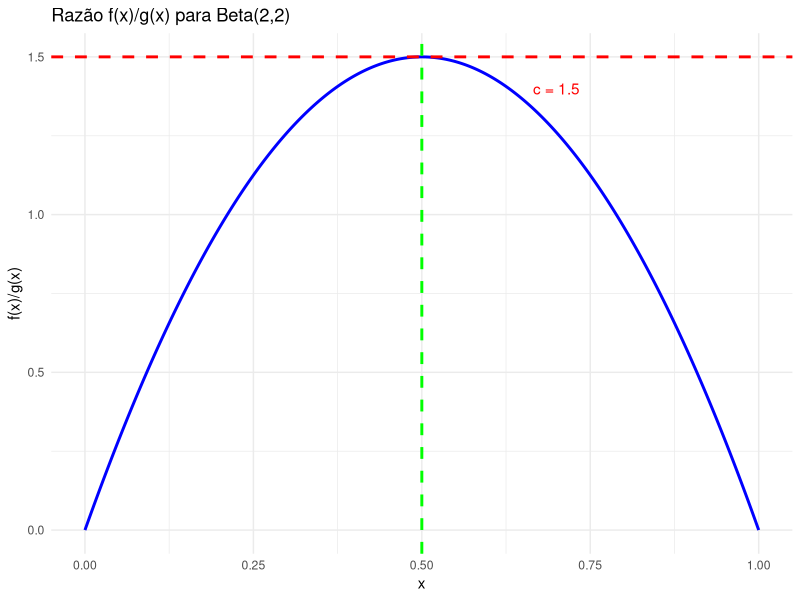
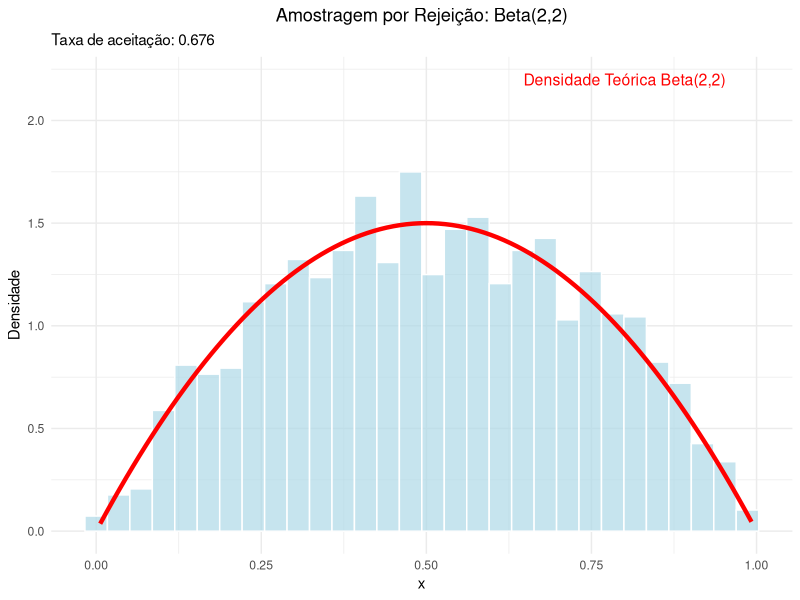
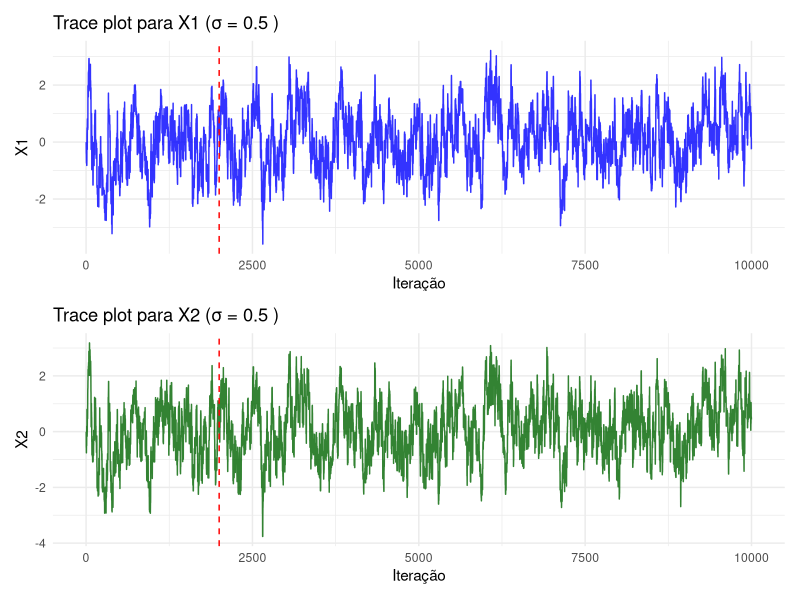
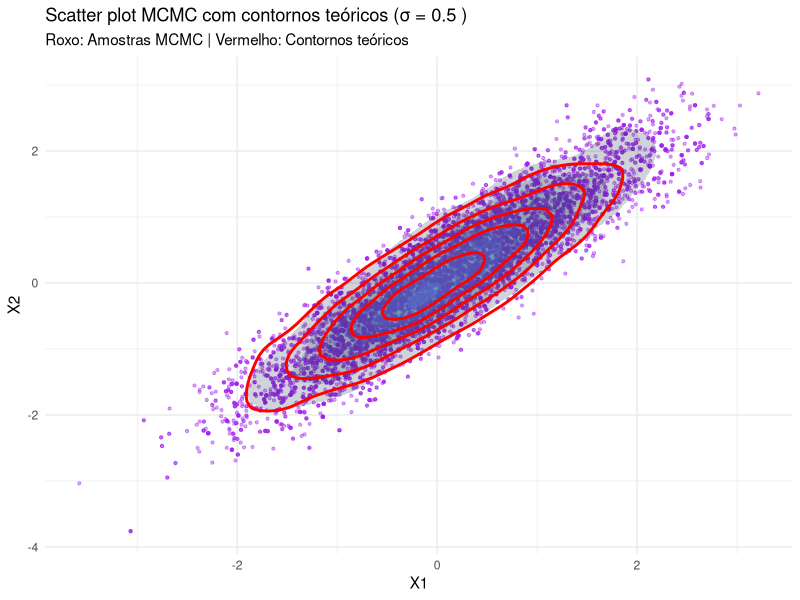
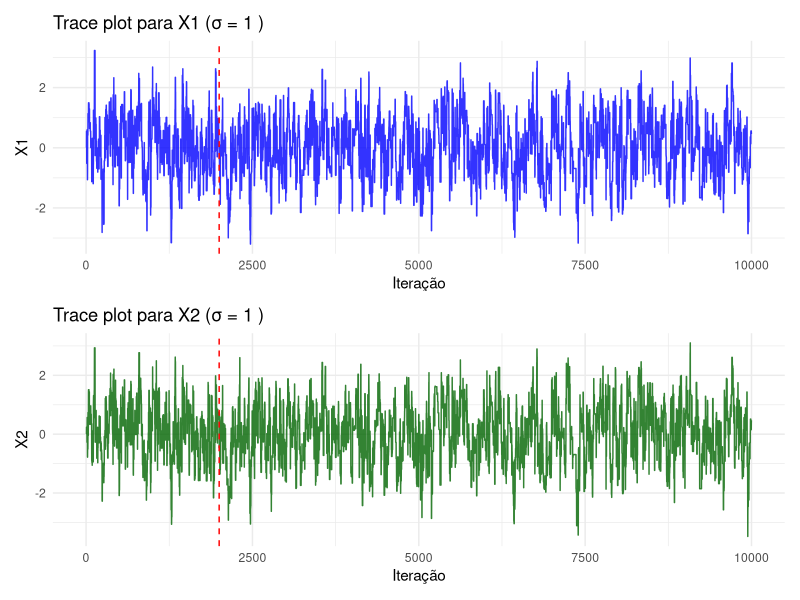
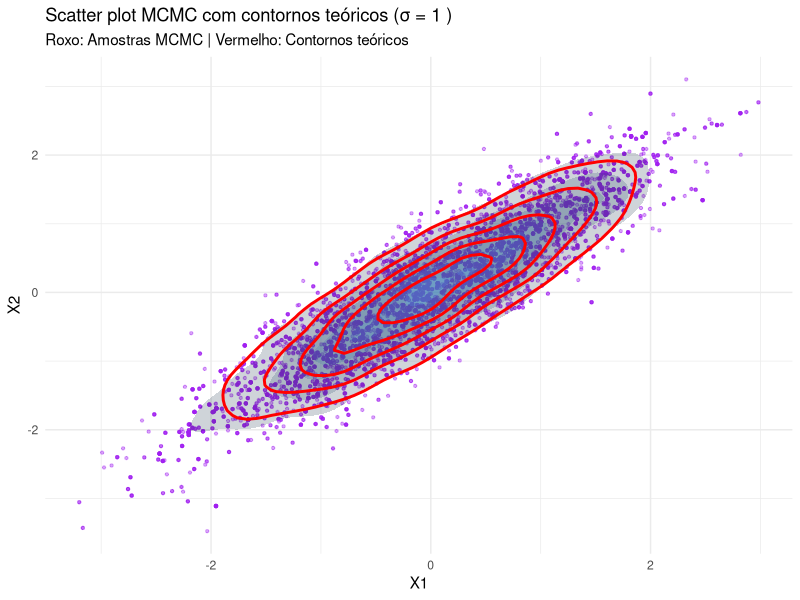
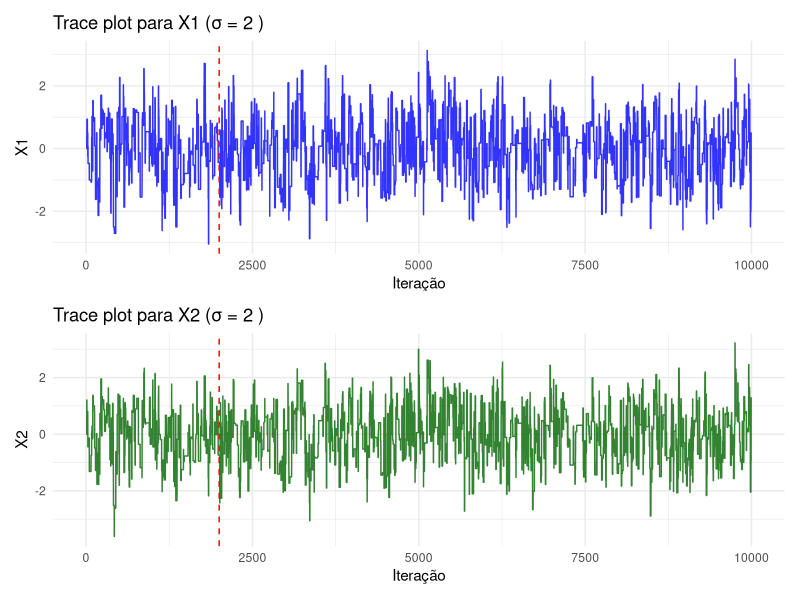
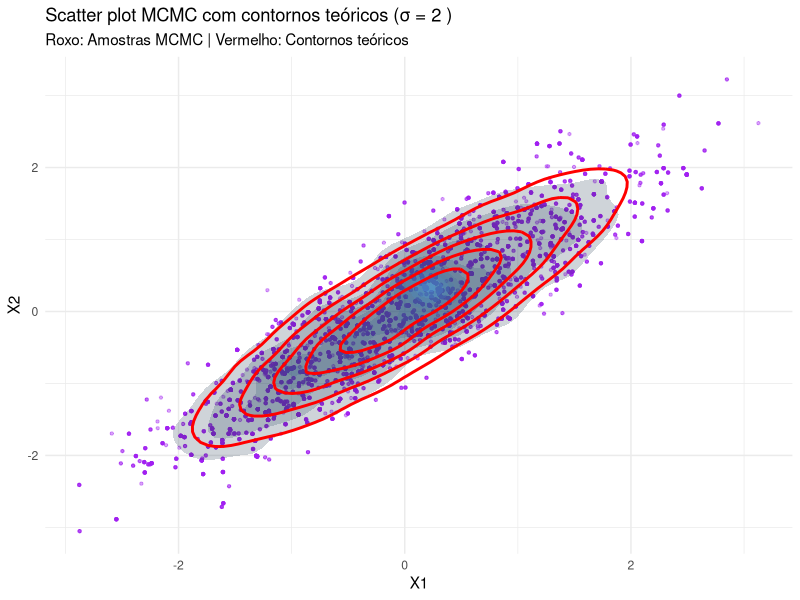

Generate these figures, in order, with R:
## ---- chunk 1
# Carregue todos os pacotes que você usará aqui
library(tidyverse)
library(mvtnorm) # Pode ser útil para o Problema 3
library(gridExtra) # Para arranjar múltiplos gráficos
library(patchwork) # Para melhor organização dos gráficos

# Configurações globais
knitr::opts_chunk$set(
  echo = TRUE,
  warning = FALSE,
  message = FALSE,
  fig.width = 8,
  fig.height = 6
)
## ---- chunk 2
# Defina a função a ser integrada
f <- function(x) {
  exp(-x) / (1 + x^2)
}

m <- 10000 # Número de amostras
set.seed(123)

# Gere as amostras e calcule a estimativa
x <- runif(m)
fx <- f(x)
mc_estimate <- mean(fx)
mc_var <- var(fx) / m
mc_se <- sqrt(mc_var)

# Reporte a estimativa e a variância empírica
cat("Monte Carlo Padrão:\n")
cat("Estimativa da integral:", round(mc_estimate, 6), "\n")
cat("Variância empírica:", round(mc_var, 8), "\n")
cat("Erro padrão:", round(mc_se, 6), "\n")
## ---- chunk 3
# Use m/2 amostras para criar m pontos de avaliação
set.seed(123)

m2 <- m / 2
u <- runif(m2)

# Gere as amostras e calcule a estimativa antitética
amostra_antitetica <- (f(u) + f(1 - u)) / 2
estimativa_antitetica <- mean(amostra_antitetica)
variancia_antitetica <- var(amostra_antitetica) / m2
antitetica_se <- sqrt(variancia_antitetica)

# Reporte a estimativa e a variância empírica
cat("Variáveis Antitéticas:\n")
cat("Estimativa da integral:", round(estimativa_antitetica, 6), "\n")
cat("Variância empírica:", round(variancia_antitetica, 8), "\n")
cat("Erro padrão:", round(antitetica_se, 6), "\n")
## ---- chunk 4
# Criar tabela de comparação
results <- data.frame(
  Método = c("Monte Carlo Padrão", "Variáveis Antitéticas"),
  Estimativa = c(mc_estimate, estimativa_antitetica),
  `Erro Padrão` = c(mc_se, antitetica_se),
  Variância = c(mc_var, variancia_antitetica)
)

# Calcular redução percentual na variância e erro padrão
reducao_variancia <- (mc_var - variancia_antitetica) / mc_var * 100
reducao_erro_padrao <- (mc_se - antitetica_se) / mc_se * 100

print(results)
cat("\nRedução na variância com variáveis antitéticas:", round(reducao_variancia, 2), "%\n")
cat("Redução no erro padrão com variáveis antitéticas:", round(reducao_erro_padrao, 2), "%\n")

# Valor teórico para comparação (calculado numericamente)
valor_teorico <- integrate(f, 0, 1)$value
cat("Valor teórico da integral:", round(valor_teorico, 6), "\n")
## ---- chunk 5
# A distribuição alvo é f(x) = dbeta(x, 2, 2)
# A distribuição envelope é g(x) = dunif(x, 0, 1) = 1
# Encontre o valor máximo da razão f(x)/g(x) no intervalo [0, 1].

# Definindo as distribuições
f <- function(x) dbeta(x, 2, 2)  # Para Beta(2,2), f(x) = 6x(1-x)
g <- function(x) dunif(x, 0, 1)  # g(x) = 1

# Método analítico: o máximo ocorre em x = 0.5 (derivada igual a zero)
# f'(x) = 6(1-2x) = 0 => x = 0.5
x_max <- 0.5
f_max <- dbeta(x_max, 2, 2)
c_value <- f_max / 1  # g(x) = 1

# Verificação numérica
grid <- seq(0, 1, length.out = 10001)
divisao <- f(grid) / g(grid)
c_numerical <- max(divisao)

cat("Método analítico - C =", round(c_value, 4), "\n")
cat("Verificação numérica - C =", round(c_numerical, 4), "\n")
cat("Densidade Beta(2,2) em x = 0.5:", round(f_max, 4), "\n")

# Verificação gráfica
x_seq <- seq(0, 1, length.out = 1000)
ratio <- dbeta(x_seq, 2, 2) / 1

ggplot(data.frame(x = x_seq, ratio = ratio), aes(x = x, y = ratio)) +
  geom_line(color = "blue", linewidth = 1) +
  geom_hline(yintercept = c_value, color = "red", linetype = "dashed", linewidth = 1) +
  geom_vline(xintercept = x_max, color = "green", linetype = "dashed", linewidth = 1) +
  labs(title = "Razão f(x)/g(x) para Beta(2,2)",
       x = "x", y = "f(x)/g(x)") +
  annotate("text", x = 0.7, y = 1.4, label = paste("c =", round(c_value, 2)), color = "red") +
  theme_minimal()
## ---- chunk 6
# Escreva uma função que implementa o algoritmo de amostragem por rejeição.
# A função deve aceitar n (o número de amostras a gerar) e c como argumentos.
rejection_sampler_beta <- function(n, c) {
  # Definindo as distribuições
  f <- function(x) dbeta(x, 2, 2)
  g <- function(x) dunif(x, 0, 1) 

  amostras_aceitas <- numeric(n)
  total_propostas <- 0
  aceitas <- 0
  
  # Loop até obter n amostras aceitas
  while(aceitas < n) {
    # Gerar proposta da distribuição envelope (uniforme)
    y <- runif(1, 0, 1) 
    u <- runif(1, 0, 1)
    
    # Teste de aceitação: aceitar se u < f(y)/(c*g(y))
    if (u < f(y) / (c * g(y))) {
      aceitas <- aceitas + 1
      amostras_aceitas[aceitas] <- y
    }
    
    total_propostas <- total_propostas + 1
  }
  
  # Calcular taxa de aceitação
  taxa_aceitacao <- aceitas / total_propostas
  
  # Retornar lista com amostras e informações do processo
  return(list(
    amostras = amostras_aceitas,
    taxa_aceitacao = taxa_aceitacao,
    total_propostas = total_propostas
  ))
}

# Gere 2000 amostras usando a função
set.seed(123)
resultado_beta <- rejection_sampler_beta(2000, c_value)
amostras_beta <- resultado_beta$amostras

cat("Taxa de aceitação observada:", round(resultado_beta$taxa_aceitacao, 4), "\n")
cat("Taxa de aceitação teórica:", round(1/c_value, 4), "\n")
cat("Total de propostas:", resultado_beta$total_propostas, "\n")
## ---- chunk 7
# Criar histograma das amostras geradas com densidade teórica sobreposta
df_beta <- data.frame(amostra = amostras_beta)

# Criar o gráfico
p_histogram <- ggplot(df_beta, aes(x = amostra)) +
  geom_histogram(aes(y = after_stat(density)), bins = 30, 
                 fill = "lightblue", color = "white", alpha = 0.7) +
  stat_function(fun = function(x) dbeta(x, 2, 2), 
                color = "red", linewidth = 1.5) +
  labs(title = "Amostragem por Rejeição: Beta(2,2)",
       subtitle = paste("Taxa de aceitação:", round(resultado_beta$taxa_aceitacao, 3)),
       x = "x", y = "Densidade") +
  theme_minimal() +
  theme(plot.title = element_text(hjust = 0.5)) +
  annotate("text", x = 0.8, y = 2.2, 
           label = "Densidade Teórica Beta(2,2)", 
           color = "red", size = 4)

print(p_histogram)

# Teste Kolmogorov-Smirnov para verificar a distribuição
ks_test <- ks.test(amostras_beta, pbeta, 2, 2)
cat("Teste KS p-valor:", round(ks_test$p.value, 4), "\n")

# Estatísticas descritivas
cat("Estatísticas das amostras:\n")
cat("Média empírica:", round(mean(amostras_beta), 4), "(teórica: 0.5)\n")
cat("Variância empírica:", round(var(amostras_beta), 4), "(teórica:", round(2*2/((2+2)^2*(2+2+1)), 4), ")\n")
## ---- chunk 8
# Definir a densidade alvo
mu <- c(0, 0)
Sigma <- matrix(c(1, 0.9, 0.9, 1), nrow = 2)

log_alvo <- function(x) {
  mvtnorm::dmvnorm(x, mean = mu, sigma = Sigma, log = TRUE)
}

# Implementar a função do amostrador de Metropolis-Hastings
metropolis_bvn <- function(n_iter, sigma_prop) {
  # Inicializar a cadeia
  cadeia_mk <- matrix(0, nrow = n_iter, ncol = 2)
  estado_atual <- c(0, 0)  # Ponto inicial (0, 0)
  cadeia_mk[1, ] <- estado_atual
  
  # Contador de aceitações
  n_aceito <- 0
  
  # Loop pelas iterações
  for (i in 2:n_iter) {
    # Propor um novo ponto (Normal bivariada independente)
    proposta <- rnorm(2, mean = estado_atual, sd = sigma_prop)
    proposta <- as.vector(proposta)
    
    # Calcular a razão de aceitação
    log_r <- log_alvo(proposta) - log_alvo(estado_atual)
    r <- exp(log_r)
    
    # Aceitar o ponto proposto com probabilidade min(1, r)
    if (runif(1) < min(1, r)) {
      estado_atual <- proposta
      n_aceito <- n_aceito + 1
    }
    # Caso contrário, permanece no estado atual
    
    # Armazenar o ponto na cadeia
    cadeia_mk[i, ] <- estado_atual
  }
  
  # Calcular taxa de aceitação
  tx_aceita <- n_aceito / (n_iter - 1)
  
  # Retornar resultados
  return(list(
    cadeia_mk = cadeia_mk,
    tx_aceita = tx_aceita,
    n_aceito = n_aceito,
    n_iter = n_iter
  ))
}

# Executar o amostrador com diferentes valores de sigma_prop
set.seed(123)

# Teste com sigma_prop = 1.0
resultado_mcmc_1 <- metropolis_bvn(n_iter = 10000, sigma_prop = 1.0)

# Teste com sigma_prop = 0.5
resultado_mcmc_05 <- metropolis_bvn(n_iter = 10000, sigma_prop = 0.5)

# Teste com sigma_prop = 2.0
resultado_mcmc_2 <- metropolis_bvn(n_iter = 10000, sigma_prop = 2.0)

cat("Taxas de aceitação para diferentes sigma_prop:\n")
cat("sigma = 0.5:", round(resultado_mcmc_05$tx_aceita, 4), "\n")
cat("sigma = 1.0:", round(resultado_mcmc_1$tx_aceita, 4), "\n")
cat("sigma = 2.0:", round(resultado_mcmc_2$tx_aceita, 4), "\n")
## ---- chunk 9
# Função para analisar e plotar resultados de uma simulação Metropolis-Hastings
analisar_mcmc_completo <- function(resultado_mcmc, sigma_valor, burn_in = 2000, thin = 50) {
  
  cadeia <- resultado_mcmc$cadeia_mk
  n_iter <- resultado_mcmc$n_iter
  tx_aceita <- resultado_mcmc$tx_aceita
  n_aceito <- resultado_mcmc$n_aceito
  
  cat("=== Análise para sigma =", sigma_valor, "===\n")
  cat("Taxa de aceitação:", round(tx_aceita, 4), "\n")
  cat("Número de amostras aceitas:", n_aceito, "\n")
  cat("Número total de iterações:", n_iter, "\n\n")
  
  # Preparar dados
  df_cadeia <- as.data.frame(cadeia)
  colnames(df_cadeia) <- c("X1", "X2")
  df_cadeia$iter <- 1:nrow(df_cadeia)
  
  # Trace plots
  p1 <- ggplot(df_cadeia, aes(x = iter, y = X1)) +
    geom_line(color = "blue", alpha = 0.8) +
    geom_vline(xintercept = burn_in, color = "red", linetype = "dashed") +
    labs(title = paste("Trace plot para X1 (σ =", sigma_valor, ")"),
         x = "Iteração", y = "X1") +
    theme_minimal()
  
  p2 <- ggplot(df_cadeia, aes(x = iter, y = X2)) +
    geom_line(color = "darkgreen", alpha = 0.8) +
    geom_vline(xintercept = burn_in, color = "red", linetype = "dashed") +
    labs(title = paste("Trace plot para X2 (σ =", sigma_valor, ")"),
         x = "Iteração", y = "X2") +
    theme_minimal()
  
  print(p1 / p2)
  
  # Aplicar burn-in
  cadeia_burnin <- cadeia[-seq_len(burn_in), , drop = FALSE]
  df_cadeia_burnin <- as.data.frame(cadeia_burnin)
  colnames(df_cadeia_burnin) <- c("X1", "X2")
  
  # Scatter plot com contornos teóricos
  amostras_teoricas <- mvtnorm::rmvnorm(nrow(df_cadeia_burnin), mean = mu, sigma = Sigma)
  df_teoricas <- as.data.frame(amostras_teoricas)
  colnames(df_teoricas) <- c("X1", "X2")
  
  p_scatter <- ggplot(df_cadeia_burnin, aes(x = X1, y = X2)) +
    geom_point(alpha = 0.4, color = "purple", size = 0.8) +
    stat_density_2d(aes(fill = after_stat(level)), geom = "polygon", alpha = 0.2, color = NA) +
    stat_density_2d(data = df_teoricas, aes(x = X1, y = X2),
                    color = "red", linewidth = 1, bins = 6) +
    labs(title = paste("Scatter plot MCMC com contornos teóricos (σ =", sigma_valor, ")"),
         subtitle = "Roxo: Amostras MCMC | Vermelho: Contornos teóricos",
         x = "X1", y = "X2") +
    theme_minimal() +
    theme(legend.position = "none")
  
  print(p_scatter)
  
  # Thinning para reduzir autocorrelação
  cadeia_thin <- cadeia_burnin[seq(1, nrow(cadeia_burnin), by = thin), , drop = FALSE]
  
  # Estatísticas finais
  cat("Estatísticas após burn-in e thinning:\n")
  cat("Média X1:", round(mean(cadeia_thin[, 1]), 4), "(teórica: 0)\n")
  cat("Média X2:", round(mean(cadeia_thin[, 2]), 4), "(teórica: 0)\n")
  cat("Var X1:", round(var(cadeia_thin[, 1]), 4), "(teórica: 1)\n")
  cat("Var X2:", round(var(cadeia_thin[, 2]), 4), "(teórica: 1)\n")
  cat("Correlação:", round(cor(cadeia_thin[, 1], cadeia_thin[, 2]), 4), "(teórica: 0.9)\n\n")
  
  return(list(cadeia_final = cadeia_thin, taxa_aceitacao = tx_aceita))
}

# Analisar os três casos
resultado_05 <- analisar_mcmc_completo(resultado_mcmc_05, 0.5)
resultado_1 <- analisar_mcmc_completo(resultado_mcmc_1, 1.0)
resultado_2 <- analisar_mcmc_completo(resultado_mcmc_2, 2.0)

# Tabela resumo comparativa
tabela_resumo <- data.frame(
  Sigma = c(0.5, 1.0, 2.0),
  `Taxa Aceitação` = c(resultado_mcmc_05$tx_aceita, 
                       resultado_mcmc_1$tx_aceita, 
                       resultado_mcmc_2$tx_aceita),
  Avaliação = c("Taxa alta - passos pequenos",
                "Taxa adequada - boa exploração", 
                "Taxa baixa - passos grandes")
)

print("=== RESUMO COMPARATIVO ===")
print(tabela_resumo)
